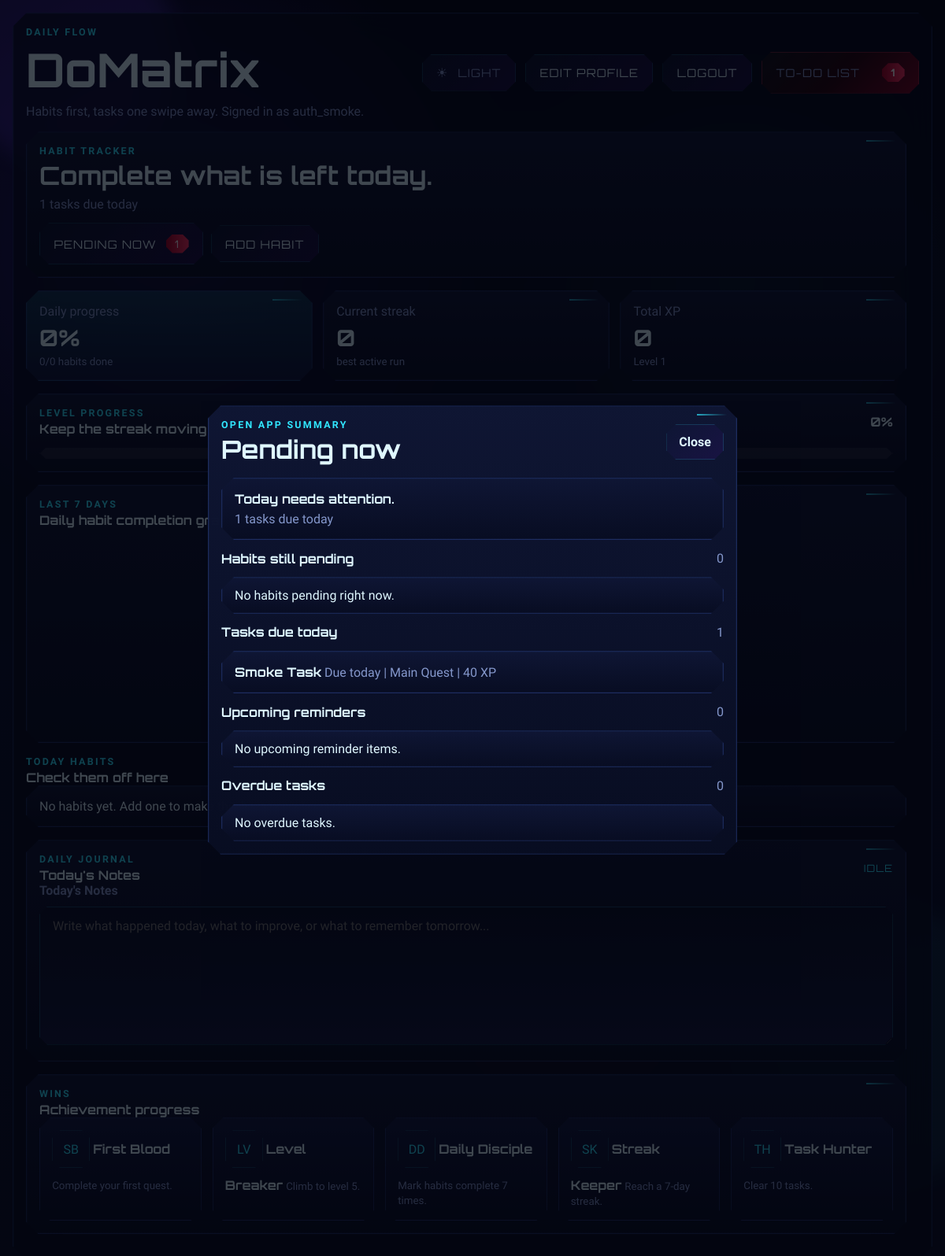
The app's page / (signed in) with its own data.
### dashboard/models.py (models this page shows, shortened)
class Achievement(models.Model):
    KIND_TASKS = "tasks"
    KIND_HABITS = "habits"
    KIND_STREAK = "streak"
    KIND_LEVEL = "level"
    KIND_CHOICES = [
        (KIND_TASKS, "Tasks"),
        (KIND_HABITS, "Habits"),
        (KIND_STREAK, "Streak"),
        (KIND_LEVEL, "Level"),
    ]
    owner = models.ForeignKey(
        settings.AUTH_USER_MODEL,
        on_delete=models.CASCADE,
        related_name="achievements",
        null=True,
        blank=True,
    )
    name = models.CharField(max_length=120)
    unlocked = models.BooleanField(default=False)
    kind = models.CharField(max_length=16, choices=KIND_CHOICES)
    threshold = models.PositiveIntegerField(default=1)
    description = models.CharField(max_length=255, blank=True)
    icon = models.CharField(max_length=8, default="*")
    unlocked_at = models.DateTimeField(blank=True, null=True)
    class Meta:
        ordering = ["threshold", "name"]
        unique_together = ("owner", "name")

### tasks/models.py (models this page shows, shortened)
class Task(models.Model):
    TYPE_MAIN = "main"
    TYPE_SIDE = "side"
    TYPE_BOSS = "boss"
    TYPE_CHOICES = [
        (TYPE_MAIN, "Main Quest"),
        (TYPE_SIDE, "Side Quest"),
        (TYPE_BOSS, "Boss Fight"),
    ]
    owner = models.ForeignKey(
        settings.AUTH_USER_MODEL,
        on_delete=models.CASCADE,
        related_name="tasks",
        null=True,
        blank=True,
    )
    title = models.CharField(max_length=160)
    description = models.TextField(blank=True)
    due_date = models.DateField(default=timezone.localdate)
    reminder_days_before = models.PositiveIntegerField(default=1)
    completed = models.BooleanField(default=False)
    type = models.CharField(max_length=12, choices=TYPE_CHOICES, default=TYPE_MAIN)
    xp_reward = models.PositiveIntegerField(default=40)
    created_at = models.DateTimeField(auto_now_add=True)
    updated_at = models.DateTimeField(auto_now=True)
    class Meta:
        ordering = ["completed", "due_date", "-created_at"]
    @property
    def is_overdue(self) -> bool:
        return not self.completed and self.due_date < timezone.localdate()
    @property
    def state(self) -> str:
        if self.completed:
            return "completed"
        if self.is_overdue:
            return "missed"
        return "pending"

### dashboard/views.py (the view)
# urls.py: path("", views.dashboard_home, name="dashboard_home"),
@login_required
def dashboard_home(request):
    payload = build_dashboard_payload(request.user)
    return render(
        request,
        "dashboard/index.html",
        {
            "payload": payload,
            "payload_json": payload_json(payload),
        },
    )

### templates/partials/home_section.html (shortened to what this page needs)
<section class="home-hero">
    <div>
        <p class="eyebrow">Habit tracker</p>
        <h2>Complete what is left today.</h2>
        <p class="subcopy">{{ alerts.summary }}</p>
    </div>
    <div class="hero-actions">
        <button type="button" class="ghost-button" data-action="open-alert-sheet">
        Pending now
        {% if alerts.has_items %}
            <span class="inline-badge">{{ meta.pending_habits_today|add:meta.tasks_due_today|add:meta.overdue_count }}</span>
        {% endif %}
        </button>
        <button type="button" class="ghost-button" data-action="open-habit-form">Add habit</button>
    </div>
</section>
<section class="summary-grid">
    <article class="summary-card accent">
        <span>Daily progress</span>
        <strong>{{ meta.habit_completion_rate }}%</strong>
        <small>{{ stats.completed_habits_today }}/{{ stats.total_habits }} habits done</small>
    </article>
    <article class="summary-card">
        <span>Current streak</span>
        <strong>{{ meta.top_streak }}</strong>
        <small>best active run</small>
    </article>
    <article class="summary-card">
        <span>Total XP</span>
        <strong>{{ progress.xp }}</strong>
        <small>Level {{ progress.level }}</small>
    </article>
</section>
<section class="progress-panel">
    <div class="title-row">
        <div>
            <p class="eyebrow">Level progress</p>
            <h3>Keep the streak moving</h3>
        </div>
        <strong>{{ progress.percent }}%</strong>
    </div>
    <div class="progress-bar"><span style="width: {{ progress.percent }}%"></span></div>
</section>
<section class="graph-panel">
    <div class="title-row">
        <div>
            <p class="eyebrow">Last 7 days</p>
            <h3>Daily habit completion graph</h3>
        </div>
    </div>
    <div class="weekly-graph">
    </div>
</section>
<section class="habit-stack">
    <div class="title-row">
        <div>
            <p class="eyebrow">Today habits</p>
            <h3>Check them off here</h3>
        </div>
    </div>
    <div class="habit-list">
        {% for habit in habits %}
            <article class="habit-card {% if habit.completed_today %}is-done{% endif %}{% if habit.skipped_today %} is-skipped{% endif %}">
                <div class="habit-copy">
                    <div class="title-row compact">
                        <h3>{{ habit.title }}</h3>
                        <span class="status-pill {% if habit.completed_today %}completed{% elif habit.skipped_today %}skipped{% else %}pending{% endif %}">
                            {% if habit.completed_today %}Done{% elif habit.skipped_today %}Skipped{% else %}Pending{% endif %}
                        </span>
                    </div>
                    <p>{{ habit.description|default:"No note added yet." }}</p>
                    <div class="meta-row">
                        <span>{{ habit.streak_count }} day streak</span>
                        <span>{{ habit.xp_reward }} XP</span>
                        <span>Progress {{ habit.progress_percent }}%</span>
                    </div>
                    {% if habit.skipped_today and habit.skip_reason_today %}
                        <p class="skip-reason-copy">Reason: {{ habit.skip_reason_today }}</p>
                    {% endif %}
                </div>
                <div class="habit-actions">
                    {% if not habit.skipped_today %}
                        <button type="button" class="toggle-button" data-action="toggle-habit" data-id="{{ habit.id }}">
                            {% if habit.completed_today %}Undo{% else %}Mark done{% endif %}
                        </button>
                        <button type="button" class="icon-button" data-action="open-skip-form" data-id="{{ habit.id }}">Skip</button>
                    {% else %}
                        <button type="button" class="toggle-button" data-action="undo-skip-habit" data-id="{{ habit.id }}">Undo Skip</button>
                    {% endif %}
                    <button type="button" class="icon-button danger" data-action="delete-habit" data-id="{{ habit.id }}">Delete</button>
                </div>
                {% if not habit.skipped_today %}
                    <form class="skip-inline-form is-hidden" data-skip-form="{{ habit.id }}">
                        <label for="skip-reason-{{ habit.id }}">Reason (optional)</label>
                        <input id="skip-reason-{{ habit.id }}" type="text" maxlength="200" placeholder="Why are you skipping today?">
                        <div class="skip-inline-actions">
                            <button type="button" class="toggle-button" data-action="confirm-skip-habit" data-id="{{ habit.id }}">Confirm Skip</button>
                            <button type="button" class="icon-button" data-action="cancel-skip-form" data-id="{{ habit.id }}">Cancel</button>
                        </div>
                    </form>
                {% endif %}
            </article>
        {% empty %}
            <div class="empty-card">No habits yet. Add one to make this home screen useful.</div>
        {% endfor %}
    </div>
</section>
<section class="journal-panel">
    <div class="title-row">
        <div>
            <p class="eyebrow">Daily journal</p>
            <h3>Today's Notes</h3>
        </div>
        <span class="journal-status" id="journal-status">Idle</span>
    </div>
    <label class="journal-label" for="daily-note-textarea">Today's Notes</label>
    <textarea
        id="daily-note-textarea"
        class="journal-textarea"
        data-note-date="{{ meta.today }}"
        rows="6"
        placeholder="Write what happened today, what to improve, or what to remember tomorrow..."
    >{{ today_note.content }}</textarea>
</section>
<section class="badge-panel">
    <div class="title-row">
        <div>
            <p class="eyebrow">Wins</p>
            <h3>Achievement progress</h3>
        </div>
    </div>
    <div class="badge-grid">
        {% for achievement in achievements %}
            <article class="badge-card {% if achievement.unlocked %}unlocked{% endif %}">
                <span class="badge-icon">{{ achievement.icon }}</span>
                <strong>{{ achievement.name }}</strong>
                <small>{{ achievement.description }}</small>
            </article>
        {% endfor %}
    </div>
</section>

### templates/partials/alert_sheet.html
<div class="sheet-content">
    <article class="callout-card">
        <strong>{{ alerts.headline }}</strong>
        <p>{{ alerts.summary }}</p>
    </article>
    <section class="sheet-list-block">
        <div class="title-row compact">
            <h3>Habits still pending</h3>
            <span>{{ alerts.due_habits|length }}</span>
        </div>
        {% for habit in alerts.due_habits %}
            <article class="sheet-item">
                <strong>{{ habit.title }}</strong>
                <span>{{ habit.streak_count }} day streak | {{ habit.xp_reward }} XP</span>
            </article>
        {% empty %}
            <div class="empty-card compact">No habits pending right now.</div>
        {% endfor %}
    </section>
    <section class="sheet-list-block">
        <div class="title-row compact">
            <h3>Tasks due today</h3>
            <span>{{ alerts.today_tasks|length }}</span>
        </div>
        {% for task in alerts.today_tasks %}
            <article class="sheet-item">
                <strong>{{ task.title }}</strong>
                <span>Due today | {{ task.type_label }} | {{ task.xp_reward }} XP</span>
            </article>
        {% empty %}
            <div class="empty-card compact">No tasks due today.</div>
        {% endfor %}
    </section>
    <section class="sheet-list-block">
        <div class="title-row compact">
            <h3>Upcoming reminders</h3>
            <span>{{ alerts.upcoming_tasks|length }}</span>
        </div>
        {% for task in alerts.upcoming_tasks %}
            <article class="sheet-item">
                <strong>{{ task.title }}</strong>
                <span>Due {{ task.due_label }} | reminder window active</span>
            </article>
        {% empty %}
            <div class="empty-card compact">No upcoming reminder items.</div>
        {% endfor %}
    </section>
    <section class="sheet-list-block">
        <div class="title-row compact">
            <h3>Overdue tasks</h3>
            <span>{{ alerts.overdue_tasks|length }}</span>
        </div>
        {% for task in alerts.overdue_tasks %}
            <article class="sheet-item overdue">
                <strong>{{ task.title }}</strong>
                <span>Was due {{ task.due_label }}</span>
            </article>
        {% empty %}
            <div class="empty-card compact">No overdue tasks.</div>
        {% endfor %}
    </section>
</div>

### templates/dashboard/index.html (shortened to what this page needs)
{% extends "base.html" %}
{% block content %}
<main class="mobile-shell">
    <div class="ambient-orb orb-one"></div>
    <div class="ambient-orb orb-two"></div>
    <section class="app-frame">
        <header class="app-topbar">
            <div>
                <p class="eyebrow">Daily flow</p>
                <h1>DoMatrix</h1>
                <p class="subcopy">Habits first, tasks one swipe away. Signed in as <span id="user-display-name">{{ request.user.first_name|default:request.user.username }}</span>.</p>
            </div>
            <div class="topbar-actions">
                <button type="button" class="theme-toggle-button" data-action="toggle-theme" aria-label="Toggle color mode">
                    <span class="theme-icon" id="theme-icon" aria-hidden="true">☀</span>
                    <span id="theme-label">Light</span>
                </button>
                <button type="button" class="ghost-button" data-action="open-profile-form">Edit profile</button>
                <form action="{% url 'logout' %}" method="post">
                    <button type="submit" class="ghost-button">Logout</button>
                </form>
                <button type="button" class="alert-nav-button" data-action="toggle-section">
                    <span id="section-toggle-label">To-do list</span>
                    <strong id="task-nav-badge">{{ payload.meta.task_nav_badge }}</strong>
                </button>
            </div>
        </header>
        <section class="swipe-stage">
            <div class="swipe-track" id="swipe-track">
                <section class="screen-panel" data-screen="home">
                    <div id="home-section-panel">
                        {% include "partials/home_section.html" with habits=payload.home_habits meta=payload.meta stats=payload.stats progress=payload.progress alerts=payload.alerts achievements=payload.achievements %}
                    </div>
                </section>
            </div>
        </section>
    </section>
</main>
<div class="sheet-backdrop is-hidden" id="alert-sheet-backdrop">
    <section class="sheet-panel" aria-modal="true" role="dialog">
        <div class="sheet-header">
            <div>
                <p class="eyebrow">Open app summary</p>
                <h2>Pending now</h2>
            </div>
            <button type="button" class="close-button" data-action="close-alert-sheet">Close</button>
        </div>
        <div id="alert-sheet-panel">
            {% include "partials/alert_sheet.html" with alerts=payload.alerts meta=payload.meta %}
        </div>
    </section>
</div>
{% endblock %}

### templates/base.html (shortened to what this page needs)
{% load static %}
<!DOCTYPE html>
<html lang="en">
<head>
    <link rel="stylesheet" href="{% static 'css/app.css' %}">
</head>
<body>
    {% block content %}{% endblock %}
</body>
</html>

### records on screen
Achievement: icon "SB", name "First Blood", description "Complete your first quest."
Achievement: icon "LV", name "Level Breaker", description "Climb to level 5."
Achievement: icon "DD", name "Daily Disciple", description "Mark habits complete 7 times."
Achievement: icon "SK", name "Streak Keeper", description "Reach a 7-day streak."
Achievement: icon "TH", name "Task Hunter", description "Clear 10 tasks."
Task: title "Smoke Task"

### other values on screen
{{ request.user.first_name|default:request.user.username }} "auth_smoke"
{{ payload.meta.task_nav_badge }} "1"
{{ alerts.summary }} "1 tasks due today"
{{ meta.habit_completion_rate }} "0"
{{ stats.completed_habits_today }} "0"
{{ stats.total_habits }} "0"
{{ meta.top_streak }} "0"
{{ progress.xp }} "0"
{{ progress.level }} "1"
{{ progress.percent }} "0"
{{ alerts.headline }} "Today needs attention."
{{ alerts.due_habits|length }} "0"
{{ alerts.today_tasks|length }} "1"
{{ task.type_label }} "Main Quest"
{{ task.xp_reward }} "40"
